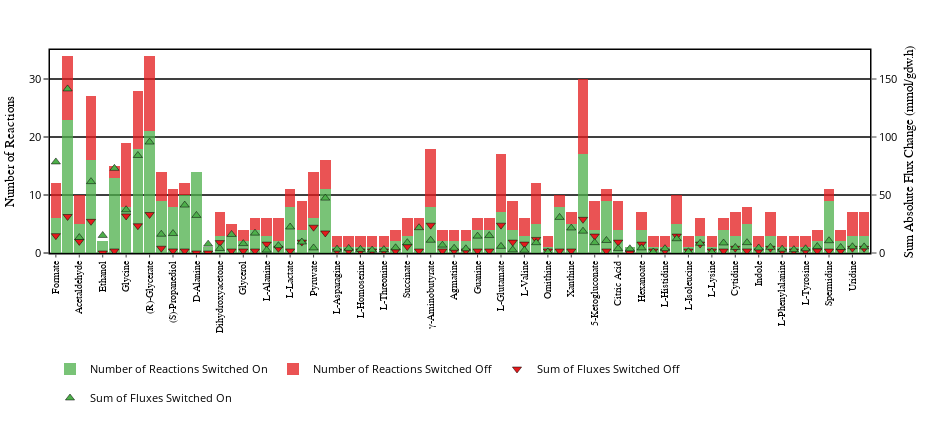
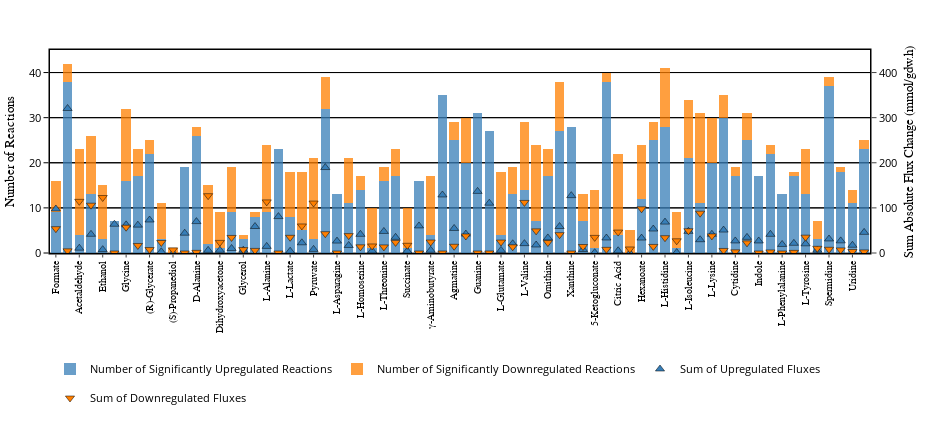

Notebook source saved alongside these figures, in order:
### Code cell
on_trace = go.Bar(x=metabolite_order, y=on_df.count().values,
                  name='Number of Reactions Switched On', 
                  marker=dict(color='#4DAF4A', line=dict(width=0, color='black')),
                  legendgroup='Switched On', showlegend=True, orientation='v', width=0.9, opacity=0.75)
off_trace = go.Bar(x=metabolite_order, y=off_df.count().values,
                   name='Number of Reactions Switched Off', marker=dict(color='#E41A1C', line=dict(width=0, color='black')),
                   legendgroup='Switched Off', showlegend=True, orientation='v', width=0.9, opacity=0.75)
on_flux_trace = go.Scatter(x=metabolite_order,y=on_df.sum().values,name='Sum of Fluxes Switched On',yaxis='y2',mode='markers',
                           marker_color=cl.scales['5']['qual']['Set1'][2], marker=dict(size=8, symbol='triangle-up',
                                                                                       line=dict(width=0.5, color='black')))
off_flux_trace = go.Scatter(x=metabolite_order,y=off_df.sum().values,name='Sum of Fluxes Switched Off',yaxis='y2',mode='markers',
                            marker_color=cl.scales['5']['qual']['Set1'][0], marker=dict(size=8, symbol='triangle-down',
                                                                                        line=dict(width=0.5, color='black')))

layout = go.Layout(height=425, width=950, barmode='stack', margin=dict(l=50, t=50), 
                   showlegend=True, legend=dict(orientation='h', x=0, y=-0.5, font=dict(size=11.38, color='black')),
                   xaxis=dict(showline=True, linewidth=1.5, linecolor='black', mirror=True, ticks='outside', ticklen=3, 
                              tickfont=dict(size=9.75, family='Arial', color='black'), tickangle=-90, side='bottom', 
                              range=(-0.5,69.5)),
                   yaxis=dict(title='Number of Reactions', titlefont=dict(family='Arial', size=13, color='black'),
                              showline=True, linewidth=1.5, linecolor='black', ticks='outside', range=(0,35), 
                              tickcolor='black', gridcolor='black', tickfont=dict(size=11.38, color='black'),mirror=False),
                  yaxis2=dict(title='Sum Absolute Flux Change (mmol/gdw.h)', anchor='x', overlaying='y', linewidth=1.5, linecolor='black',
                              titlefont=dict(family='Arial', size=13, color='black'), showline=True, ticks='outside',
                              range=(0,175), tickfont=dict(size=11.38, color='black'), gridcolor='black', mirror=False,
                              side='right'))
fig_on_off = go.Figure(data=[on_trace,off_trace,off_flux_trace, on_flux_trace],layout=layout)


trace_list=[]
upreg_trace = go.Bar(x=metabolite_order, y=significantly_upregulated_df.count().values,
                     name='Number of Significantly Upregulated Reactions', marker_color=cl.scales['5']['qual']['Set1'][1],
                     legendgroup='Number of Significantly Upregulated Reactions', 
                     showlegend=True, orientation='v', width=0.8, opacity=0.75)

downreg_trace = go.Bar(x=metabolite_order, y=significantly_downregulated_df.count().values,
                       name='Number of Significantly Downregulated Reactions', marker_color=cl.scales['5']['qual']['Set1'][4],
                       legendgroup='Number of Significantly Downregulated Reactions', 
                       showlegend=True, orientation='v', width=0.8, opacity=0.75)

upreg_flux_trace = go.Scatter(x=metabolite_order, y=significantly_upregulated_df.sum().values,
                              name='Sum of Upregulated Fluxes',yaxis='y2',mode='markers',
                              marker_color=cl.scales['5']['qual']['Set1'][1], 
                              marker=dict(size=8, symbol='triangle-up', line=dict(width=0.5, color='black')))

downreg_flux_trace = go.Scatter(x=metabolite_order, y=significantly_downregulated_df.sum().values,
                                name='Sum of Downregulated Fluxes',yaxis='y2',mode='markers',
                                marker_color=cl.scales['5']['qual']['Set1'][4], 
                                marker=dict(size=8, symbol='triangle-down', line=dict(width=0.5, color='black')))


layout = go.Layout(height=425, width=950, barmode='stack', margin=dict(l=50, t=50), 
                   showlegend=True, legend=dict(orientation='h', x=0, y=-0.5, font=dict(size=11.38, color='black')),
                   xaxis=dict(showline=True, linewidth=1.5, linecolor='black', mirror=True, ticks='outside', ticklen=3, 
                              tickfont=dict(size=9.75, family='Arial', color='black'), tickangle=-90, side='bottom', 
                              range=(-0.5,69.5)),
                   yaxis=dict(title='Number of Reactions', titlefont=dict(family='Arial', size=13, color='black'),
                              showline=True, linewidth=1.5, linecolor='black', ticks='outside', range=(0,45), 
                              tickcolor='black', gridcolor='black', tickfont=dict(size=11.38, color='black'),mirror=False),
                  yaxis2=dict(title='Sum Absolute Flux Change (mmol/gdw.h)', anchor='x', overlaying='y', linewidth=1.5, linecolor='black',
                              titlefont=dict(family='Arial', size=13, color='black'), showline=True, ticks='outside',
                              range=(0,450), tickfont=dict(size=11.38, color='black'), gridcolor='black', mirror=False,
                              side='right'))

fig_upregulated_downregulated = go.Figure(data=[upreg_trace,downreg_trace,upreg_flux_trace,downreg_flux_trace],layout=layout)






plot(fig_on_off)
plot(fig_upregulated_downregulated)

if not os.path.exists('images'):
    os.mkdir('images')

pio.write_image(fig_on_off, 'images/no_fluxes_productwise_on_off_objA.svg')
pio.write_image(fig_upregulated_downregulated, 'images/no_fluxes_productwise_upreg_downreg_objA.svg')

### Figure 1 — Plotly figure (JSON) as saved in the notebook; plotly's stock layout.template omitted (floating-point values rounded to 4 significant figures)
{"data": [{"legendgroup": "Switched On", "marker": {"color": "#4DAF4A", "line": {"color": "black", "width": 0}}, "name": "Number of Reactions Switched On", "opacity": 0.75, "orientation": "v", "showlegend": true, "type": "bar", "width": 0.9, "x": ["Formate", "Urea", "Acetaldehyde", "Acetate", "Ethanol", "Ethanolamine", "Glycine", "Glycolate", "(R)-Glycerate", "(R)-Propanediol", "(S)-Propanediol", "3-Hydroxypropanoate", "D-Alanine", "D-Lactate", "Dihydroxyacetone", "Glyceraldehyde", "Glycerol", "Glycerol3-phosphate", "L-Alanine", "L-Cysteine", "L-Lactate", "L-Serine", "Pyruvate", "Allantoin", "L-Asparagine", "L-Aspartate", "L-Homoserine", "L-Malate", "L-Threonine", "Putrescine", "Succinate", "Uracil", "γ-Aminobutyrate", "Adenine", "Agmatine", "Cadaverine", "Guanine", "Hypoxanthine", "L-Glutamate", "L-Proline", "L-Valine", "O-Acetyl-L-serine", "Ornithine", "Thymine", "Xanthine", "α-Ketoglutarate", "5-Ketogluconate", "5-Methylthioribose", "Citric Acid", "D-Gluconic Acid", "Hexanoate", "L-Arginine", "L-Histidine", "L-Idonic Acid", "L-Isoleucine", "L-Leucine", "L-Lysine", "Adenosine", "Cytidine", "Glutathione", "Indole", "Inosine", "L-Phenylalanine", "L-Tryptophan", "L-Tyrosine", "Quinate", "Spermidine", "Thymidine", "Uridine", "Xanthosine"], "y": [6, 23, 5, 16, 2, 13, 8, 18, 21, 9, 8, 10, 14, 1, 3, 3, 2, 4, 3, 2, 8, 4, 6, 11, 1, 1, 1, 1, 1, 2, 3, 4, 8, 2, 2, 2, 4, 4, 7, 4, 3, 5, 1, 8, 5, 17, 4, 9, 4, 1, 4, 1, 1, 5, 1, 3, 1, 4, 3, 5, 1, 3, 1, 1, 1, 2, 9, 2, 3, 3]}, {"legendgroup": "Switched Off", "marker": {"color": "#E41A1C", "line": {"color": "black", "width": 0}}, "name": "Number of Reactions Switched Off", "opacity": 0.75, "orientation": "v", "showlegend": true, "type": "bar", "width": 0.9, "x": ["Formate", "Urea", "Acetaldehyde", "Acetate", "Ethanol", "Ethanolamine", "Glycine", "Glycolate", "(R)-Glycerate", "(R)-Propanediol", "(S)-Propanediol", "3-Hydroxypropanoate", "D-Alanine", "D-Lactate", "Dihydroxyacetone", "Glyceraldehyde", "Glycerol", "Glycerol3-phosphate", "L-Alanine", "L-Cysteine", "L-Lactate", "L-Serine", "Pyruvate", "Allantoin", "L-Asparagine", "L-Aspartate", "L-Homoserine", "L-Malate", "L-Threonine", "Putrescine", "Succinate", "Uracil", "γ-Aminobutyrate", "Adenine", "Agmatine", "Cadaverine", "Guanine", "Hypoxanthine", "L-Glutamate", "L-Proline", "L-Valine", "O-Acetyl-L-serine", "Ornithine", "Thymine", "Xanthine", "α-Ketoglutarate", "5-Ketogluconate", "5-Methylthioribose", "Citric Acid", "D-Gluconic Acid", "Hexanoate", "L-Arginine", "L-Histidine", "L-Idonic Acid", "L-Isoleucine", "L-Leucine", "L-Lysine", "Adenosine", "Cytidine", "Glutathione", "Indole", "Inosine", "L-Phenylalanine", "L-Tryptophan", "L-Tyrosine", "Quinate", "Spermidine", "Thymidine", "Uridine", "Xanthosine"], "y": [6, 11, 5, 11, 0, 2, 11, 10, 13, 5, 3, 2, 0, 0, 4, 2, 2, 2, 3, 4, 3, 5, 8, 5, 2, 2, 2, 2, 2, 2, 3, 2, 10, 2, 2, 2, 2, 2, 10, 5, 3, 7, 2, 2, 2, 13, 5, 2, 5, 0, 3, 2, 2, 5, 2, 3, 2, 2, 4, 3, 2, 4, 2, 2, 2, 2, 2, 2, 4, 4]}, {"marker": {"color": "rgb(228,26,28)", "line": {"color": "black", "width": 0.5}, "size": 8, "symbol": "triangle-down"}, "mode": "markers", "name": "Sum of Fluxes Switched Off", "type": "scatter", "x": ["Formate", "Urea", "Acetaldehyde", "Acetate", "Ethanol", "Ethanolamine", "Glycine", "Glycolate", "(R)-Glycerate", "(R)-Propanediol", "(S)-Propanediol", "3-Hydroxypropanoate", "D-Alanine", "D-Lactate", "Dihydroxyacetone", "Glyceraldehyde", "Glycerol", "Glycerol3-phosphate", "L-Alanine", "L-Cysteine", "L-Lactate", "L-Serine", "Pyruvate", "Allantoin", "L-Asparagine", "L-Aspartate", "L-Homoserine", "L-Malate", "L-Threonine", "Putrescine", "Succinate", "Uracil", "γ-Aminobutyrate", "Adenine", "Agmatine", "Cadaverine", "Guanine", "Hypoxanthine", "L-Glutamate", "L-Proline", "L-Valine", "O-Acetyl-L-serine", "Ornithine", "Thymine", "Xanthine", "α-Ketoglutarate", "5-Ketogluconate", "5-Methylthioribose", "Citric Acid", "D-Gluconic Acid", "Hexanoate", "L-Arginine", "L-Histidine", "L-Idonic Acid", "L-Isoleucine", "L-Leucine", "L-Lysine", "Adenosine", "Cytidine", "Glutathione", "Indole", "Inosine", "L-Phenylalanine", "L-Tryptophan", "L-Tyrosine", "Quinate", "Spermidine", "Thymidine", "Uridine", "Xanthosine"], "y": [14.94, 31.47, 9.991, 27.3, 0, 1.731, 31.94, 23.5, 33.2, 4.118, 1.784, 1.731, 0, 0, 8.951, 1.731, 1.731, 1.731, 7.657, 4.064, 1.784, 9.388, 22.24, 17.3, 1.731, 1.731, 1.731, 1.731, 1.731, 1.731, 5.533, 1.731, 23.97, 1.731, 1.731, 1.731, 1.731, 1.731, 23.97, 9.388, 7.657, 11.72, 1.731, 1.731, 1.731, 29.03, 14.58, 1.731, 9.388, 0, 7.657, 1.731, 1.731, 14.58, 1.731, 7.657, 1.731, 1.731, 4.064, 1.784, 1.731, 4.064, 1.731, 1.731, 1.731, 1.731, 1.731, 1.731, 4.064, 4.064], "yaxis": "y2"}, {"marker": {"color": "rgb(77,175,74)", "line": {"color": "black", "width": 0.5}, "size": 8, "symbol": "triangle-up"}, "mode": "markers", "name": "Sum of Fluxes Switched On", "type": "scatter", "x": ["Formate", "Urea", "Acetaldehyde", "Acetate", "Ethanol", "Ethanolamine", "Glycine", "Glycolate", "(R)-Glycerate", "(R)-Propanediol", "(S)-Propanediol", "3-Hydroxypropanoate", "D-Alanine", "D-Lactate", "Dihydroxyacetone", "Glyceraldehyde", "Glycerol", "Glycerol3-phosphate", "L-Alanine", "L-Cysteine", "L-Lactate", "L-Serine", "Pyruvate", "Allantoin", "L-Asparagine", "L-Aspartate", "L-Homoserine", "L-Malate", "L-Threonine", "Putrescine", "Succinate", "Uracil", "γ-Aminobutyrate", "Adenine", "Agmatine", "Cadaverine", "Guanine", "Hypoxanthine", "L-Glutamate", "L-Proline", "L-Valine", "O-Acetyl-L-serine", "Ornithine", "Thymine", "Xanthine", "α-Ketoglutarate", "5-Ketogluconate", "5-Methylthioribose", "Citric Acid", "D-Gluconic Acid", "Hexanoate", "L-Arginine", "L-Histidine", "L-Idonic Acid", "L-Isoleucine", "L-Leucine", "L-Lysine", "Adenosine", "Cytidine", "Glutathione", "Indole", "Inosine", "L-Phenylalanine", "L-Tryptophan", "L-Tyrosine", "Quinate", "Spermidine", "Thymidine", "Uridine", "Xanthosine"], "y": [78.49, 141.5, 13.31, 61.53, 15.14, 72.97, 37.27, 84.08, 95.65, 16.17, 16.79, 41.3, 32.39, 7.645, 3.889, 16.0, 8.084, 17.11, 2.467, 6.293, 22.39, 9.485, 4.358, 47.31, 3.319, 3.984, 3.128, 2.528, 2.906, 4.488, 8.898, 21.81, 10.99, 6.768, 4.092, 3.65, 14.54, 15.04, 5.723, 2.725, 2.371, 8.89, 0.9036, 30.69, 21.54, 18.81, 8.918, 10.79, 3.793, 3.655, 4.353, 0.8913, 3.74, 12.29, 1.067, 8.409, 0.8314, 8.639, 4.796, 8.91, 4.358, 4.893, 3.293, 2.873, 3.663, 5.605, 10.58, 4.767, 5.378, 5.294], "yaxis": "y2"}], "layout": {"barmode": "stack", "height": 425, "legend": {"font": {"color": "black", "size": 11.38}, "orientation": "h", "x": 0, "y": -0.5}, "margin": {"l": 50, "t": 50}, "showlegend": true, "width": 950, "xaxis": {"linecolor": "black", "linewidth": 1.5, "mirror": true, "range": [-0.5, 69.5], "showline": true, "side": "bottom", "tickangle": -90, "tickfont": {"color": "black", "family": "Arial", "size": 9.75}, "ticklen": 3, "ticks": "outside"}, "yaxis": {"gridcolor": "black", "linecolor": "black", "linewidth": 1.5, "mirror": false, "range": [0, 35], "showline": true, "tickcolor": "black", "tickfont": {"color": "black", "size": 11.38}, "ticks": "outside", "title": {"font": {"color": "black", "family": "Arial", "size": 13}, "text": "Number of Reactions"}}, "yaxis2": {"anchor": "x", "gridcolor": "black", "linecolor": "black", "linewidth": 1.5, "mirror": false, "overlaying": "y", "range": [0, 175], "showline": true, "side": "right", "tickfont": {"color": "black", "size": 11.38}, "ticks": "outside", "title": {"font": {"color": "black", "family": "Arial", "size": 13}, "text": "Sum Absolute Flux Change (mmol/gdw.h)"}}}}

### Figure 2 — Plotly figure (JSON) as saved in the notebook; plotly's stock layout.template omitted (floating-point values rounded to 4 significant figures)
{"data": [{"legendgroup": "Number of Significantly Upregulated Reactions", "marker": {"color": "rgb(55,126,184)"}, "name": "Number of Significantly Upregulated Reactions", "opacity": 0.75, "orientation": "v", "showlegend": true, "type": "bar", "width": 0.8, "x": ["Formate", "Urea", "Acetaldehyde", "Acetate", "Ethanol", "Ethanolamine", "Glycine", "Glycolate", "(R)-Glycerate", "(R)-Propanediol", "(S)-Propanediol", "3-Hydroxypropanoate", "D-Alanine", "D-Lactate", "Dihydroxyacetone", "Glyceraldehyde", "Glycerol", "Glycerol3-phosphate", "L-Alanine", "L-Cysteine", "L-Lactate", "L-Serine", "Pyruvate", "Allantoin", "L-Asparagine", "L-Aspartate", "L-Homoserine", "L-Malate", "L-Threonine", "Putrescine", "Succinate", "Uracil", "γ-Aminobutyrate", "Adenine", "Agmatine", "Cadaverine", "Guanine", "Hypoxanthine", "L-Glutamate", "L-Proline", "L-Valine", "O-Acetyl-L-serine", "Ornithine", "Thymine", "Xanthine", "α-Ketoglutarate", "5-Ketogluconate", "5-Methylthioribose", "Citric Acid", "D-Gluconic Acid", "Hexanoate", "L-Arginine", "L-Histidine", "L-Idonic Acid", "L-Isoleucine", "L-Leucine", "L-Lysine", "Adenosine", "Cytidine", "Glutathione", "Indole", "Inosine", "L-Phenylalanine", "L-Tryptophan", "L-Tyrosine", "Quinate", "Spermidine", "Thymidine", "Uridine", "Xanthosine"], "y": [9, 38, 4, 13, 3, 7, 16, 17, 22, 3, 0, 19, 26, 2, 1, 9, 3, 8, 9, 23, 8, 5, 3, 32, 13, 11, 14, 1, 16, 17, 1, 16, 4, 35, 25, 20, 31, 27, 4, 13, 14, 7, 17, 27, 28, 7, 1, 38, 4, 0, 12, 25, 28, 1, 21, 11, 20, 30, 17, 25, 17, 22, 13, 17, 13, 3, 37, 18, 11, 23]}, {"legendgroup": "Number of Significantly Downregulated Reactions", "marker": {"color": "rgb(255,127,0)"}, "name": "Number of Significantly Downregulated Reactions", "opacity": 0.75, "orientation": "v", "showlegend": true, "type": "bar", "width": 0.8, "x": ["Formate", "Urea", "Acetaldehyde", "Acetate", "Ethanol", "Ethanolamine", "Glycine", "Glycolate", "(R)-Glycerate", "(R)-Propanediol", "(S)-Propanediol", "3-Hydroxypropanoate", "D-Alanine", "D-Lactate", "Dihydroxyacetone", "Glyceraldehyde", "Glycerol", "Glycerol3-phosphate", "L-Alanine", "L-Cysteine", "L-Lactate", "L-Serine", "Pyruvate", "Allantoin", "L-Asparagine", "L-Aspartate", "L-Homoserine", "L-Malate", "L-Threonine", "Putrescine", "Succinate", "Uracil", "γ-Aminobutyrate", "Adenine", "Agmatine", "Cadaverine", "Guanine", "Hypoxanthine", "L-Glutamate", "L-Proline", "L-Valine", "O-Acetyl-L-serine", "Ornithine", "Thymine", "Xanthine", "α-Ketoglutarate", "5-Ketogluconate", "5-Methylthioribose", "Citric Acid", "D-Gluconic Acid", "Hexanoate", "L-Arginine", "L-Histidine", "L-Idonic Acid", "L-Isoleucine", "L-Leucine", "L-Lysine", "Adenosine", "Cytidine", "Glutathione", "Indole", "Inosine", "L-Phenylalanine", "L-Tryptophan", "L-Tyrosine", "Quinate", "Spermidine", "Thymidine", "Uridine", "Xanthosine"], "y": [7, 4, 19, 13, 12, 0, 16, 6, 3, 8, 1, 0, 2, 13, 8, 10, 1, 1, 15, 0, 10, 13, 18, 7, 0, 10, 3, 9, 3, 6, 9, 0, 13, 0, 4, 10, 0, 0, 14, 6, 15, 17, 6, 11, 0, 6, 13, 2, 18, 5, 12, 4, 13, 8, 13, 20, 10, 5, 2, 6, 0, 2, 0, 1, 10, 4, 2, 1, 3, 2]}, {"marker": {"color": "rgb(55,126,184)", "line": {"color": "black", "width": 0.5}, "size": 8, "symbol": "triangle-up"}, "mode": "markers", "name": "Sum of Upregulated Fluxes", "type": "scatter", "x": ["Formate", "Urea", "Acetaldehyde", "Acetate", "Ethanol", "Ethanolamine", "Glycine", "Glycolate", "(R)-Glycerate", "(R)-Propanediol", "(S)-Propanediol", "3-Hydroxypropanoate", "D-Alanine", "D-Lactate", "Dihydroxyacetone", "Glyceraldehyde", "Glycerol", "Glycerol3-phosphate", "L-Alanine", "L-Cysteine", "L-Lactate", "L-Serine", "Pyruvate", "Allantoin", "L-Asparagine", "L-Aspartate", "L-Homoserine", "L-Malate", "L-Threonine", "Putrescine", "Succinate", "Uracil", "γ-Aminobutyrate", "Adenine", "Agmatine", "Cadaverine", "Guanine", "Hypoxanthine", "L-Glutamate", "L-Proline", "L-Valine", "O-Acetyl-L-serine", "Ornithine", "Thymine", "Xanthine", "α-Ketoglutarate", "5-Ketogluconate", "5-Methylthioribose", "Citric Acid", "D-Gluconic Acid", "Hexanoate", "L-Arginine", "L-Histidine", "L-Idonic Acid", "L-Isoleucine", "L-Leucine", "L-Lysine", "Adenosine", "Cytidine", "Glutathione", "Indole", "Inosine", "L-Phenylalanine", "L-Tryptophan", "L-Tyrosine", "Quinate", "Spermidine", "Thymidine", "Uridine", "Xanthosine"], "y": [97.6, 320.3, 10.68, 41.43, 7.439, 63.71, 62.39, 61.76, 73.15, 2.747, 0, 43.88, 69.61, 5.854, 6.043, 10.02, 6.114, 58.74, 14.66, 80.72, 3.988, 22.58, 8.003, 189.4, 26.38, 16.7, 41.4, 4.606, 47.78, 34.72, 4.159, 60.0, 6.083, 128.6, 54.42, 41.91, 136.6, 110.4, 5.786, 20.51, 20.76, 17.74, 33.41, 58.74, 127.2, 7.765, 0.7113, 33.24, 5.021, 0, 33.1, 53.11, 68.47, 1.019, 47.98, 29.43, 41.57, 50.82, 26.71, 34.67, 26.66, 41.39, 18.96, 21.5, 20.31, 6.204, 31.08, 26.92, 17.11, 45.73], "yaxis": "y2"}, {"marker": {"color": "rgb(255,127,0)", "line": {"color": "black", "width": 0.5}, "size": 8, "symbol": "triangle-down"}, "mode": "markers", "name": "Sum of Downregulated Fluxes", "type": "scatter", "x": ["Formate", "Urea", "Acetaldehyde", "Acetate", "Ethanol", "Ethanolamine", "Glycine", "Glycolate", "(R)-Glycerate", "(R)-Propanediol", "(S)-Propanediol", "3-Hydroxypropanoate", "D-Alanine", "D-Lactate", "Dihydroxyacetone", "Glyceraldehyde", "Glycerol", "Glycerol3-phosphate", "L-Alanine", "L-Cysteine", "L-Lactate", "L-Serine", "Pyruvate", "Allantoin", "L-Asparagine", "L-Aspartate", "L-Homoserine", "L-Malate", "L-Threonine", "Putrescine", "Succinate", "Uracil", "γ-Aminobutyrate", "Adenine", "Agmatine", "Cadaverine", "Guanine", "Hypoxanthine", "L-Glutamate", "L-Proline", "L-Valine", "O-Acetyl-L-serine", "Ornithine", "Thymine", "Xanthine", "α-Ketoglutarate", "5-Ketogluconate", "5-Methylthioribose", "Citric Acid", "D-Gluconic Acid", "Hexanoate", "L-Arginine", "L-Histidine", "L-Idonic Acid", "L-Isoleucine", "L-Leucine", "L-Lysine", "Adenosine", "Cytidine", "Glutathione", "Indole", "Inosine", "L-Phenylalanine", "L-Tryptophan", "L-Tyrosine", "Quinate", "Spermidine", "Thymidine", "Uridine", "Xanthosine"], "y": [53.95, 4.804, 114.5, 106.0, 123.0, 0, 57.17, 16.69, 7.643, 23.24, 6.973, 0, 1.433, 127.1, 23.54, 34.52, 7.539, 5.794, 113.3, 0, 34.78, 59.96, 110.7, 42.81, 0, 38.53, 13.65, 15.66, 13.53, 23.5, 17.1, 0, 24.33, 0, 14.9, 37.76, 0, 0, 24.28, 13.77, 112.1, 49.07, 23.12, 40.63, 0, 14.39, 34.62, 8.106, 46.42, 8.985, 97.98, 14.6, 33.94, 27.07, 49.37, 88.26, 37.93, 5.66, 2.603, 22.46, 0, 2.326, 0, 1.387, 35.15, 10.4, 8.247, 6.833, 3.372, 2.433], "yaxis": "y2"}], "layout": {"barmode": "stack", "height": 425, "legend": {"font": {"color": "black", "size": 11.38}, "orientation": "h", "x": 0, "y": -0.5}, "margin": {"l": 50, "t": 50}, "showlegend": true, "width": 950, "xaxis": {"linecolor": "black", "linewidth": 1.5, "mirror": true, "range": [-0.5, 69.5], "showline": true, "side": "bottom", "tickangle": -90, "tickfont": {"color": "black", "family": "Arial", "size": 9.75}, "ticklen": 3, "ticks": "outside"}, "yaxis": {"gridcolor": "black", "linecolor": "black", "linewidth": 1.5, "mirror": false, "range": [0, 45], "showline": true, "tickcolor": "black", "tickfont": {"color": "black", "size": 11.38}, "ticks": "outside", "title": {"font": {"color": "black", "family": "Arial", "size": 13}, "text": "Number of Reactions"}}, "yaxis2": {"anchor": "x", "gridcolor": "black", "linecolor": "black", "linewidth": 1.5, "mirror": false, "overlaying": "y", "range": [0, 450], "showline": true, "side": "right", "tickfont": {"color": "black", "size": 11.38}, "ticks": "outside", "title": {"font": {"color": "black", "family": "Arial", "size": 13}, "text": "Sum Absolute Flux Change (mmol/gdw.h)"}}}}
